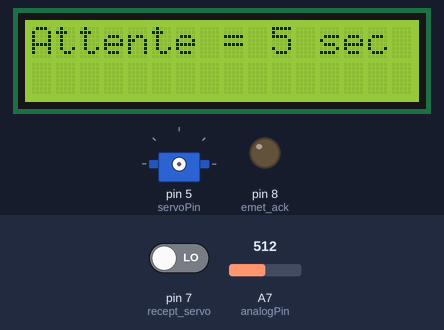
Recording of a sketch running on a simulated Arduino Nano, built with avr-gcc and run on an emulated ATmega328P. Parts: 16×2 character LCD, servo, output pins drawn as LEDs (lit = HIGH). The inputs (shaded band) are chosen by the test bench; at power-on: pin 7 (recept_servo) LOW, A7 (analogPin) = 512. What the sketch prints to the serial monitor is not drawn.

Above: at 1.2 s.
1.3 s: pin 7 (recept_servo) driven HIGH
At 1.72 s:
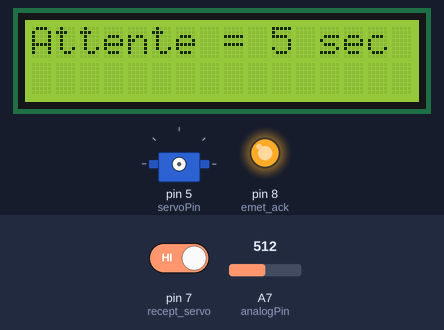
At 4.1 s:
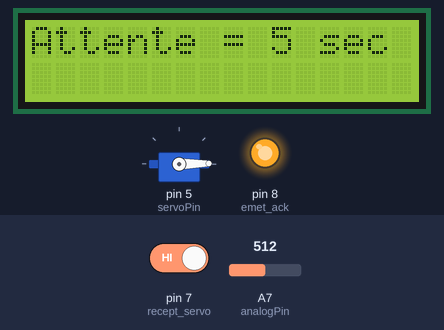
Timing chart, 0 to 10.2 s (numbered marks = the images above; inputs shaded):
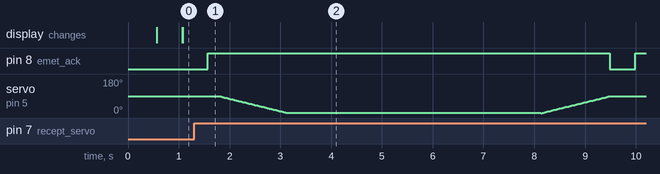

Measured:
- after the input at 1.3 s, pin 8 (emet_ack): LOW → HIGH after 0.27 s, → LOW 7.9 s later, → HIGH 0.50 s later

The sketch:

Exit_Custom_Control.ino
```cpp
#include<LiquidCrystal.h>
#include<Wire.h>
#define PCF8591 (0x91 >> 1) //addresse de bus I2C
#define AIN0 0x00
///////////////////////////////////////////////////////////////////////
int analogPin = A7;
int recept_servo = 7;
int emet_ack = 8;
///////////////////////////////////////////////////////////////////////

const int RS = 53, EN = 51, D4 = 52, D5 = 50, D6 = 48, D7 = 46;
LiquidCrystal lcd(RS, EN, D4, D5, D6, D7);
int Value = 0;
int numericValue = 0;
int analogValue = 0;
int duree = 0;

///*************************************************
#include <Servo.h>
int servoPin = 5;
Servo Servo1;

void open_servo(void){  //close compris
  Servo1.attach(servoPin);
  for(int i=90; i>0; i--){
   Servo1.write(i);
   delay(15);
  }
  Servo1.detach();

//--delay
duree = numericValue*1000;
delay(duree);
//--end of delay

  Servo1.attach(servoPin);
  for(int i=0; i<90; i++){
   Servo1.write(i);
   delay(15);
  }
  Servo1.detach();
}
///*************************************************

//------------------------------------------------------------------------------------------

void setup() {
  Wire.begin();
  lcd.begin(16,2);
  Serial.begin(9600);
  pinMode(recept_servo, INPUT);
  pinMode(emet_ack, OUTPUT);
}

//------------------------------------------------------------------------------------------
void loop() {
  //Wire.beginTransmission(PCF8591);
  //Wire.write(AIN0);
  //Wire.endTransmission();
  //Wire.requestFrom(PCF8591, 1);
  //Value = Wire.read();
  //lcd.print("ADC Value=");
  //lcd.print(Value);
  //Serial.println(Value);
  //delay(500);
  //lcd.clear();

  analogValue=analogRead(analogPin);
  numericValue = map(analogValue, 0, 1023, 0, 11);
  lcd.print("Attente = ");
  lcd.print(numericValue);
  lcd.print(" sec ");
  Serial.println(numericValue);
  delay(500);
  //lcd.clear();

// attente de signal de la part de Arduino(Sortie)
  if(digitalRead(recept_servo)){
    Serial.println("servo demandé.");
    // nbre_cars_in --;
    // if(nbre_cars_in<0) nbre_cars_in=0;
    digitalWrite(emet_ack,HIGH);
    delay(200);
    open_servo();
  }
  else{
    digitalWrite(emet_ack,LOW);
  }
  digitalWrite(emet_ack,LOW);
  lcd.clear();
}
```
